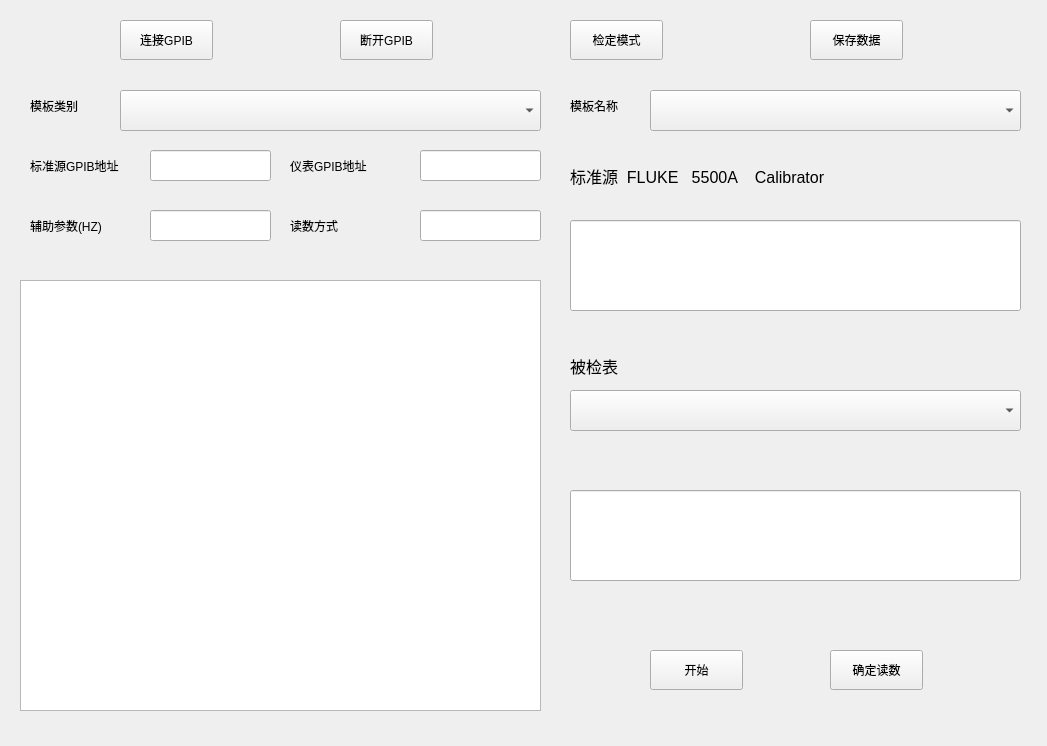
<?xml version="1.0" encoding="UTF-8"?>
<ui version="4.0">
 <class>frmInspectProject</class>
 <widget class="QWidget" name="frmInspectProject">
  <property name="geometry">
   <rect>
    <x>0</x>
    <y>0</y>
    <width>1047</width>
    <height>746</height>
   </rect>
  </property>
  <property name="windowTitle">
   <string>Form</string>
  </property>
  <widget class="QWidget" name="widget_btn" native="true">
   <property name="geometry">
    <rect>
     <x>20</x>
     <y>10</y>
     <width>1001</width>
     <height>61</height>
    </rect>
   </property>
   <widget class="QPushButton" name="btn_gpib_disconnect">
    <property name="geometry">
     <rect>
      <x>320</x>
      <y>10</y>
      <width>93</width>
      <height>40</height>
     </rect>
    </property>
    <property name="sizePolicy">
     <sizepolicy hsizetype="Fixed" vsizetype="Expanding">
      <horstretch>0</horstretch>
      <verstretch>0</verstretch>
     </sizepolicy>
    </property>
    <property name="text">
     <string>断开GPIB</string>
    </property>
   </widget>
   <widget class="QPushButton" name="btn_inspect_mode">
    <property name="geometry">
     <rect>
      <x>550</x>
      <y>10</y>
      <width>93</width>
      <height>40</height>
     </rect>
    </property>
    <property name="sizePolicy">
     <sizepolicy hsizetype="Fixed" vsizetype="Expanding">
      <horstretch>0</horstretch>
      <verstretch>0</verstretch>
     </sizepolicy>
    </property>
    <property name="text">
     <string>检定模式</string>
    </property>
   </widget>
   <widget class="QPushButton" name="btn_gpib_connect">
    <property name="geometry">
     <rect>
      <x>100</x>
      <y>10</y>
      <width>93</width>
      <height>40</height>
     </rect>
    </property>
    <property name="sizePolicy">
     <sizepolicy hsizetype="Fixed" vsizetype="Expanding">
      <horstretch>0</horstretch>
      <verstretch>0</verstretch>
     </sizepolicy>
    </property>
    <property name="text">
     <string>连接GPIB</string>
    </property>
   </widget>
   <widget class="QPushButton" name="btn_save">
    <property name="geometry">
     <rect>
      <x>790</x>
      <y>10</y>
      <width>93</width>
      <height>40</height>
     </rect>
    </property>
    <property name="sizePolicy">
     <sizepolicy hsizetype="Fixed" vsizetype="Expanding">
      <horstretch>0</horstretch>
      <verstretch>0</verstretch>
     </sizepolicy>
    </property>
    <property name="text">
     <string>保存数据</string>
    </property>
   </widget>
  </widget>
  <widget class="QLabel" name="label_template_type">
   <property name="geometry">
    <rect>
     <x>30</x>
     <y>90</y>
     <width>71</width>
     <height>31</height>
    </rect>
   </property>
   <property name="text">
    <string>模板类别</string>
   </property>
  </widget>
  <widget class="QLineEdit" name="lineEdit_assist_parameter">
   <property name="geometry">
    <rect>
     <x>150</x>
     <y>210</y>
     <width>121</width>
     <height>31</height>
    </rect>
   </property>
  </widget>
  <widget class="QLabel" name="label_template_name">
   <property name="geometry">
    <rect>
     <x>570</x>
     <y>90</y>
     <width>71</width>
     <height>31</height>
    </rect>
   </property>
   <property name="text">
    <string>模板名称</string>
   </property>
  </widget>
  <widget class="QComboBox" name="comboBox_template_type">
   <property name="geometry">
    <rect>
     <x>120</x>
     <y>90</y>
     <width>421</width>
     <height>41</height>
    </rect>
   </property>
  </widget>
  <widget class="QLineEdit" name="lineEdit_read_method">
   <property name="geometry">
    <rect>
     <x>420</x>
     <y>210</y>
     <width>121</width>
     <height>31</height>
    </rect>
   </property>
  </widget>
  <widget class="QLabel" name="label_read_method">
   <property name="geometry">
    <rect>
     <x>290</x>
     <y>210</y>
     <width>61</width>
     <height>31</height>
    </rect>
   </property>
   <property name="text">
    <string>读数方式</string>
   </property>
  </widget>
  <widget class="QComboBox" name="comboBox_template_name">
   <property name="geometry">
    <rect>
     <x>650</x>
     <y>90</y>
     <width>371</width>
     <height>41</height>
    </rect>
   </property>
  </widget>
  <widget class="QLabel" name="label_assist_parameter">
   <property name="geometry">
    <rect>
     <x>30</x>
     <y>210</y>
     <width>101</width>
     <height>31</height>
    </rect>
   </property>
   <property name="text">
    <string>辅助参数(HZ)</string>
   </property>
  </widget>
  <widget class="QLabel" name="label_standard_source">
   <property name="geometry">
    <rect>
     <x>570</x>
     <y>160</y>
     <width>391</width>
     <height>31</height>
    </rect>
   </property>
   <property name="font">
    <font>
     <pointsize>12</pointsize>
    </font>
   </property>
   <property name="text">
    <string>标准源  FLUKE   5500A    Calibrator</string>
   </property>
  </widget>
  <widget class="QLineEdit" name="lineEdit_standard_source">
   <property name="geometry">
    <rect>
     <x>570</x>
     <y>220</y>
     <width>451</width>
     <height>91</height>
    </rect>
   </property>
  </widget>
  <widget class="QLineEdit" name="lineEdit_inpected_device">
   <property name="geometry">
    <rect>
     <x>570</x>
     <y>490</y>
     <width>451</width>
     <height>91</height>
    </rect>
   </property>
  </widget>
  <widget class="QLabel" name="label_checked_instrument">
   <property name="geometry">
    <rect>
     <x>570</x>
     <y>350</y>
     <width>391</width>
     <height>31</height>
    </rect>
   </property>
   <property name="font">
    <font>
     <pointsize>12</pointsize>
    </font>
   </property>
   <property name="text">
    <string>被检表</string>
   </property>
  </widget>
  <widget class="QPushButton" name="btn_read">
   <property name="geometry">
    <rect>
     <x>830</x>
     <y>650</y>
     <width>93</width>
     <height>40</height>
    </rect>
   </property>
   <property name="sizePolicy">
    <sizepolicy hsizetype="Fixed" vsizetype="Expanding">
     <horstretch>0</horstretch>
     <verstretch>0</verstretch>
    </sizepolicy>
   </property>
   <property name="text">
    <string>确定读数</string>
   </property>
  </widget>
  <widget class="QPushButton" name="btn_begin_inspect">
   <property name="geometry">
    <rect>
     <x>650</x>
     <y>650</y>
     <width>93</width>
     <height>40</height>
    </rect>
   </property>
   <property name="sizePolicy">
    <sizepolicy hsizetype="Fixed" vsizetype="Expanding">
     <horstretch>0</horstretch>
     <verstretch>0</verstretch>
    </sizepolicy>
   </property>
   <property name="text">
    <string>开始</string>
   </property>
  </widget>
  <widget class="QTableWidget" name="tableWidget_inspect_result">
   <property name="geometry">
    <rect>
     <x>20</x>
     <y>280</y>
     <width>521</width>
     <height>431</height>
    </rect>
   </property>
  </widget>
  <widget class="QLabel" name="label_standard_source_gpib_address">
   <property name="geometry">
    <rect>
     <x>30</x>
     <y>150</y>
     <width>111</width>
     <height>31</height>
    </rect>
   </property>
   <property name="text">
    <string>标准源GPIB地址</string>
   </property>
  </widget>
  <widget class="QLineEdit" name="lineEdit_standard_source_gpib_address">
   <property name="geometry">
    <rect>
     <x>150</x>
     <y>150</y>
     <width>121</width>
     <height>31</height>
    </rect>
   </property>
  </widget>
  <widget class="QLineEdit" name="lineEdit_instrument_gpib_address">
   <property name="geometry">
    <rect>
     <x>420</x>
     <y>150</y>
     <width>121</width>
     <height>31</height>
    </rect>
   </property>
  </widget>
  <widget class="QLabel" name="label_instrument_gpib_address">
   <property name="geometry">
    <rect>
     <x>290</x>
     <y>150</y>
     <width>121</width>
     <height>31</height>
    </rect>
   </property>
   <property name="text">
    <string>仪表GPIB地址</string>
   </property>
  </widget>
  <widget class="QComboBox" name="comboBox_checked_instrument_type">
   <property name="geometry">
    <rect>
     <x>570</x>
     <y>390</y>
     <width>451</width>
     <height>41</height>
    </rect>
   </property>
  </widget>
 </widget>
 <resources/>
 <connections/>
</ui>
